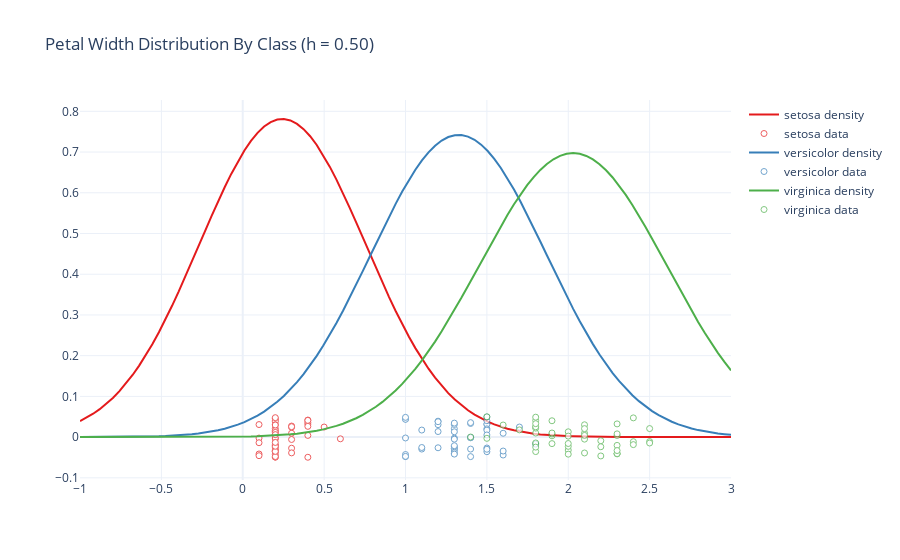

This figure's notebook cell:
### Code cell
f50 = Parzen.plot1D(raw_data, np.linspace(-1, 3, 100), 3, 0.50, species, color_map)
f50.update_layout(title = "Petal Width Distribution By Class (h = 0.50)")
f50.show()
